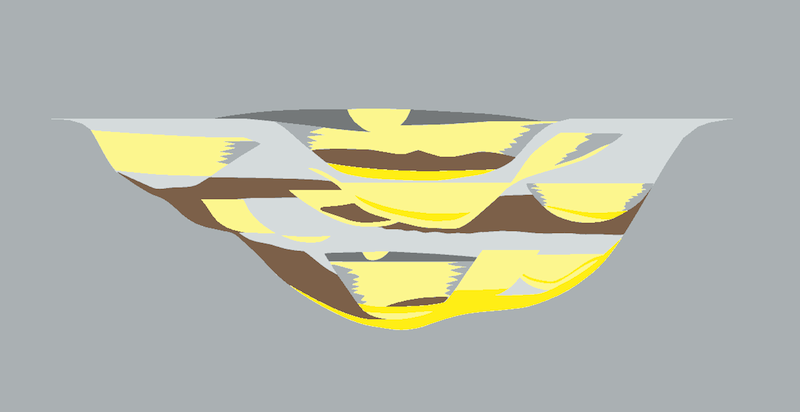
#> input picture data/Hubbard_etal_2014.png, 800 x 412 px
$ jupyter execute --allow-errors Synthetic_wedge.ipynb   (older library calls are emulated)
#> lines starting #> are read from the running program, lines starting #| are printed output that depends on the picture
# Synthetic seismic: wedge

## Make an earth model

[cell 1]
import matplotlib.pyplot as plt
import numpy as np

[cell 2]
length = 80  # x range
depth = 200  # z range

[cell 3]
# We have to pass dtype=int or we get floats.
# We need ints because we're going to use for indexing later.
model = 1 + np.tri(depth, length, -depth//3, dtype=int)

plt.imshow(model)
plt.show()
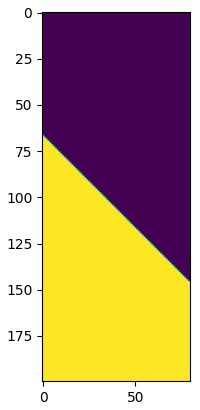
#> figure drawn by matplotlib, 1 panel

[cell 4]
model.dtype

Now set the upper part of the model — above the wedge — to zero (blue).

[cell 5]
model[:depth//3,:] = 0

plt.imshow(model)
plt.colorbar()
plt.show()
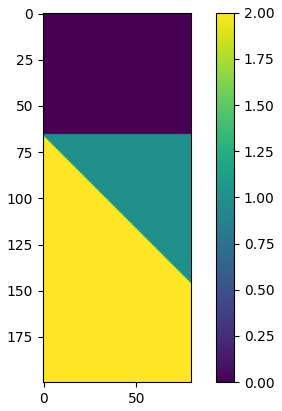
#> figure drawn by matplotlib, 2 panels

Now we can make some Vp-rho pairs (rock 0 and rock 1).

[cell 6]
rocks = np.array([[2700, 2750],
                  [2400, 2450],
                  [2800, 3000]])

Now we can use ['fancy indexing'](http://docs.scipy.org/doc/numpy/user/basics.indexing.html) to use `model`, which is an array of 0, 1, and 2, as the indices of the rock property pairs to 'grab' from `rocks`.

[cell 7]
earth = rocks[model]

Now apply `np.product` to those Vp-rho pairs to get impedance at every sample.

[cell 8]
imp = np.apply_along_axis(np.product, -1, earth)

## Model seismic reflections

Now we have an earth model — giving us acoustic impedance everywhere in this 2D grid — we define a function to compute reflection coefficients for every trace.

[cell 9]
def make_rc(imp):
    upper = imp[ :-1, :]
    lower = imp[1:  , :]

    return (lower - upper) / (lower + upper)

rc = make_rc(imp)

plt.imshow(rc, aspect=0.2)
plt.show()
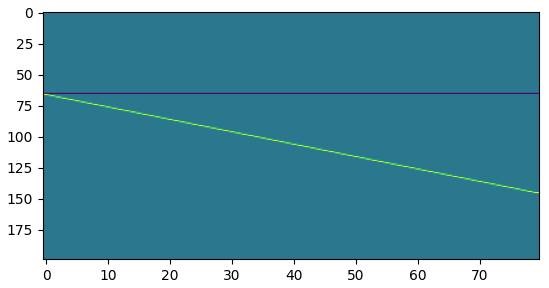
#> figure drawn by matplotlib, 1 panel

NumPy does give us an easier way to do this...

[cell 10]
plt.imshow(np.diff(imp, axis=0), aspect=0.2)

We'll use `scipy.signal.ricker` to make a wavelet:

[cell 11]
from scipy.signal import ricker

f = 25
#> (the rest of this cell did not finish here and is left out)

Now apply 1D convolution to every trace:

[cell 12]
def convolve(trace):
    return np.convolve(trace, wavelet, mode='same')

#> (the rest of this cell did not finish here and is left out)

## Measure amplitude at the peak

#> (a cell that did not finish here is left out)

#> (a cell that did not finish here is left out)

#> (a cell that did not finish here is left out)

[cell 16]
plt.figure(figsize=(12,6))

# Plot seismic
#> (the rest of this cell did not finish here and is left out)

## Find the tuning thickness

We can find the thickness at which the amplitude peak starts... this is called the tuning thickness.

#> (a cell that did not finish here is left out)

## A really cool model

Let's load an image and use it as a model.

[cell 18]
import matplotlib.image as mpimg

img = mpimg.imread('../data/Hubbard_etal_2014.png')
#> img is the input picture: shape (412, 800, 4) float32; mean R, G, B, A 0.708, 0.716, 0.667, 1

This is just a 4-channel PNG (red, green, blue, alpha).

[cell 19]
plt.imshow(img)

Let's pretend we can make impedance by averaging the channels (there are lots of equally geologically silly ways to do this).

[cell 20]
imp = np.apply_along_axis(np.mean, -1, img)
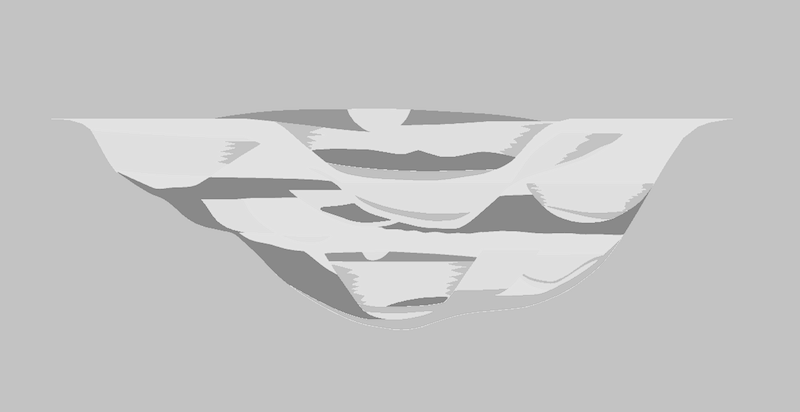
#> imp: shape (412, 800) float32; min 0.446, max 0.919, mean 0.773

Now carry on as before.

[cell 21]
rc = make_rc(imp)
#> in make_rc (call 2), `return (lower - upper) / (lower + upper)`:
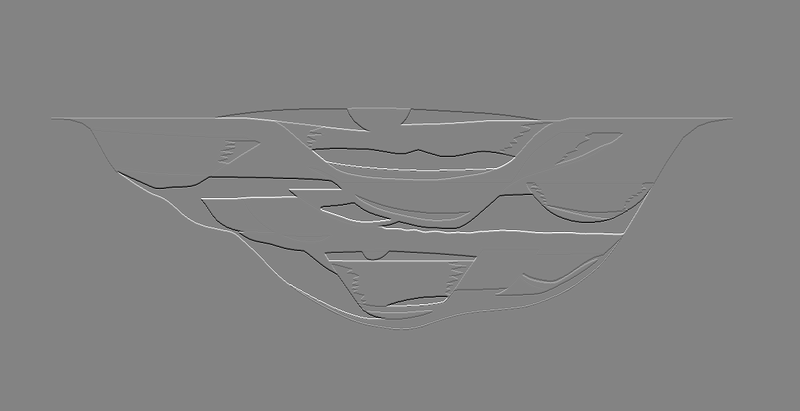
#> returned value: shape (411, 800) float32; min -0.267, max 0.249, mean 1.17e-06; drawn with min black and max white
